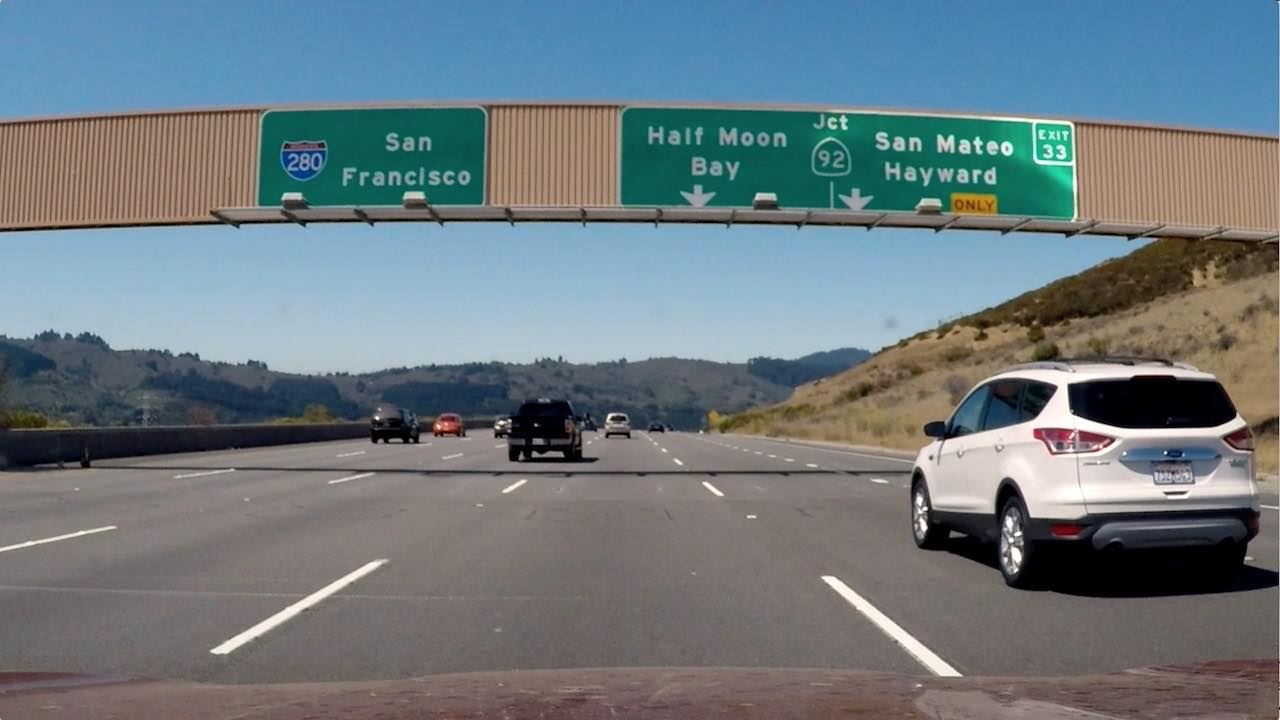
#> input picture Images/signs_vehicles_xygrad.jpg, 1280 x 720 px, found by its file name
$ jupyter execute Combining_Thresholds.ipynb   (shell and % lines are left out)   (older library calls are emulated)
#> lines starting #> are read from the running program, lines starting #| are printed output that depends on the picture; after the words box and inside, x2 and y2 are one past the last pixel; in counts of white or black regions, pixels touching at a corner belong together
[cell 1]
import numpy as np
import cv2
import matplotlib.pyplot as plt
import matplotlib.image as mpimg
import pickle

# Read in an image and grayscale it
image = mpimg.imread("C:/Users/lenovo/Documents/SDCND/Advanced-Lane-Finding/Images/signs_vehicles_xygrad.jpg")
#> image is the input picture: shape (720, 1280, 3); mean R, G, B 109.2, 121.6, 127.4
# This function will provide a binary image thresholded based on x or y gradient values
def abs_sobel_thresh(img, orient='x', sobel_kernel=3, thresh=(0, 255)):
#> called with orient = 'x', sobel_kernel = 3, thresh = (10, 100)
    gray = cv2.cvtColor(img, cv2.COLOR_RGB2GRAY)
    if orient == "x":
        sobel = cv2.Sobel(gray, cv2.CV_64F, 1, 0, ksize = sobel_kernel)
    else:
        sobel = cv2.Sobel(gray, cv2.CV_64F, 0, 1, ksize = sobel_kernel)
    abs_sobel = np.abs(sobel)
    sobel_scaled = np.uint8(255*abs_sobel/np.max(abs_sobel))
    grad_binary = np.zeros_like(sobel_scaled)
    grad_binary[(sobel_scaled >= thresh[0]) & (sobel_scaled <= thresh[1])] = 1
    return grad_binary
# This function will return a binary image thresholded based on magnitude of the gradient
def mag_thresh(image, sobel_kernel=3, mag_thresh=(0, 255)):
    # Calculate gradient magnitude
    # Apply threshold
    gray = cv2.cvtColor(image, cv2.COLOR_RGB2GRAY)
    sobelx = cv2.Sobel(gray, cv2.CV_64F, 1, 0, ksize = sobel_kernel)
    sobely = cv2.Sobel(gray, cv2.CV_64F, 0, 1, ksize = sobel_kernel)
    abs_sobelxy = np.sqrt(sobelx**2 + sobely**2)
    sobel_scaled = np.uint8(255*abs_sobelxy/np.max(abs_sobelxy))
    mag_binary = np.zeros_like(sobel_scaled)
    mag_binary[(sobel_scaled >= mag_thresh[0]) & (sobel_scaled <= mag_thresh[1])] = 1
    return mag_binary
# This function will return a binary image thresholded based on orientation of gradient
def dir_threshold(image, sobel_kernel=3, thresh=(0, np.pi/2)):
    # Calculate gradient direction
    # Apply threshold
    gray = cv2.cvtColor(image, cv2.COLOR_RGB2GRAY)
    sobelx = cv2.Sobel(gray, cv2.CV_64F, 1, 0, ksize = sobel_kernel)
    sobely = cv2.Sobel(gray, cv2.CV_64F, 0, 1, ksize = sobel_kernel)
    abs_sobelx = np.absolute(sobelx)
    abs_sobely = np.absolute(sobely)
    orient = np.arctan2(abs_sobely, abs_sobelx)
    dir_binary = np.zeros_like(orient)
    dir_binary[(orient >= thresh[0]) & (orient <= thresh[1])] = 1
    return dir_binary
# This function returns a binary image thresholded based on white HSV value range
def white_threshold(img):
    img_hsv = cv2.cvtColor(img, cv2.COLOR_RGB2HSV)
    lower_white = np.array([0, 0, 200], dtype = np.uint8)
    upper_white = np.array([255, 30, 255], dtype = np.uint8)
    white_thresh = cv2.inRange(img_hsv, lower_white, upper_white)
    return white_thresh
# This function returns a binary image thresholded based on yellow HLS value range
def yellow_threshold(img):
    img_hsv = cv2.cvtColor(img, cv2.COLOR_RGB2HLS)
    lower_yellow = np.array([40, 0, 0], dtype = np.uint8)
    upper_yellow = np.array([50, 10, 10], dtype = np.uint8)
    yellow_thresh = cv2.inRange(img_hsv, lower_yellow, upper_yellow)
    return yellow_thresh
# Run the function
gradx = abs_sobel_thresh(image, orient='x', sobel_kernel = 3, thresh = (10, 100))
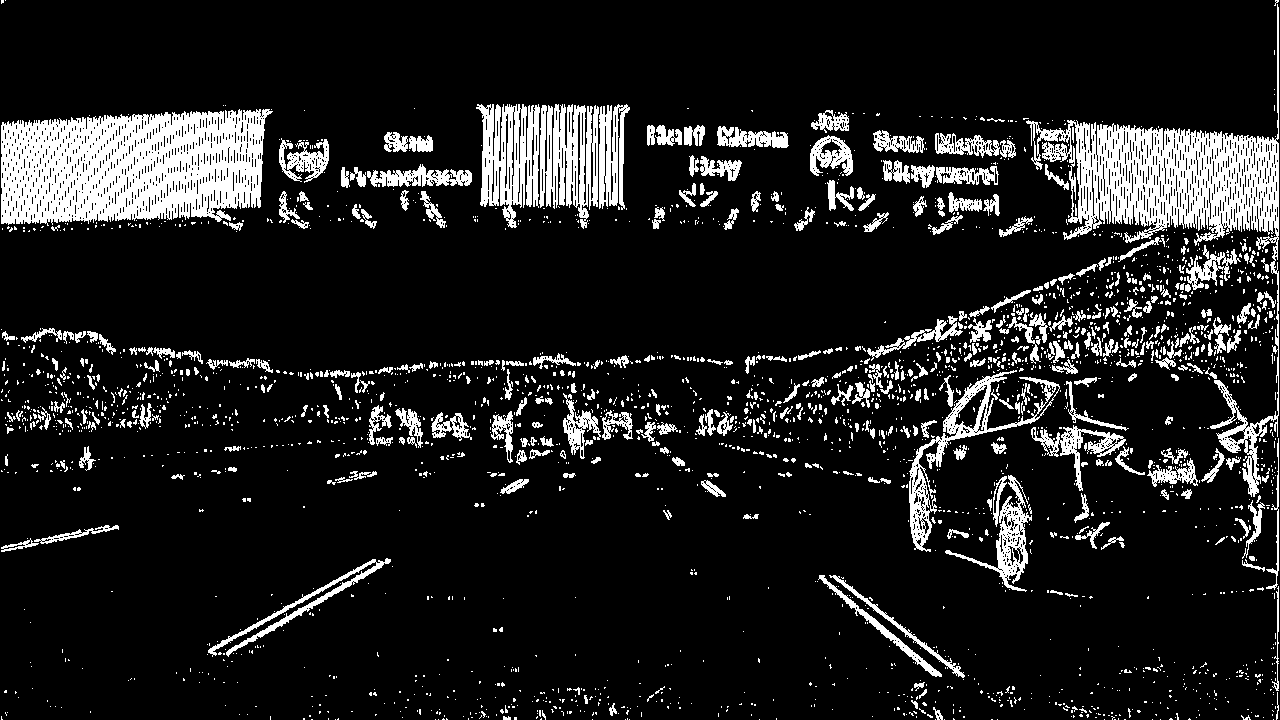
#> gradx: shape (720, 1280); values 0 (black) and 1 (white), 12.5% white; 2720 white regions (2316 under 20 px), largest, box (x1, y1, x2, y2) and area: (1, 109, 273, 226) 23913, (1026, 4, 1279, 497) 20107, (476, 104, 540, 228) 4756
grady = abs_sobel_thresh(image, orient='y', sobel_kernel = 3, thresh = (10, 100))
#> call 2 of abs_sobel_thresh, with orient = 'y', sobel_kernel = 3, thresh = (10, 100)
#> in abs_sobel_thresh (call 2), `sobel = cv2.Sobel(gray, cv2.CV_64F, 0, 1, ksize = sobel_kernel)`:
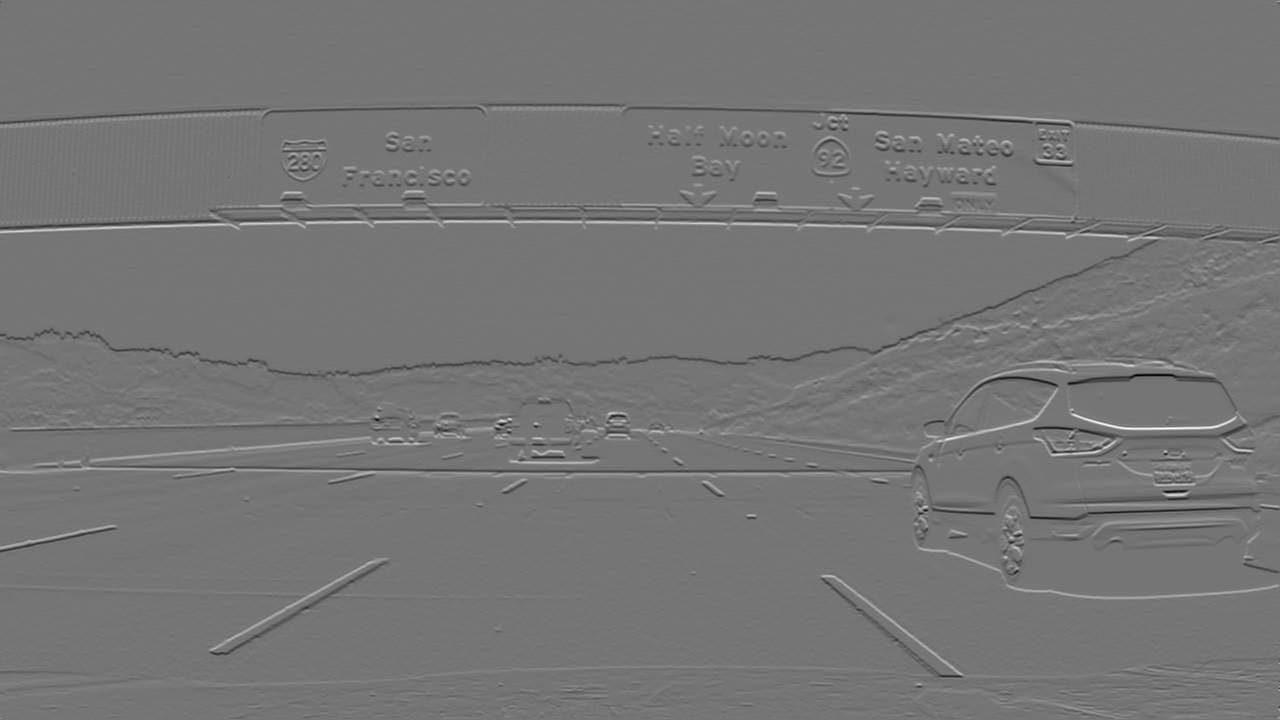
#> sobel: shape (720, 1280) float64; min -794, max 924, mean -0.3; drawn with min black and max white
#> grady: shape (720, 1280); values 0 (black) and 1 (white), 14.1% white; 2130 white regions (1756 under 20 px), largest, box (x1, y1, x2, y2) and area: (0, 338, 1280, 601) 42148, (0, 189, 1280, 415) 23957, (0, 103, 1280, 145) 8671
dir_binary = dir_threshold(image, sobel_kernel = 3, thresh = (0.8, 1.3))
#> in dir_threshold, `orient = np.arctan2(abs_sobely, abs_sobelx)`:
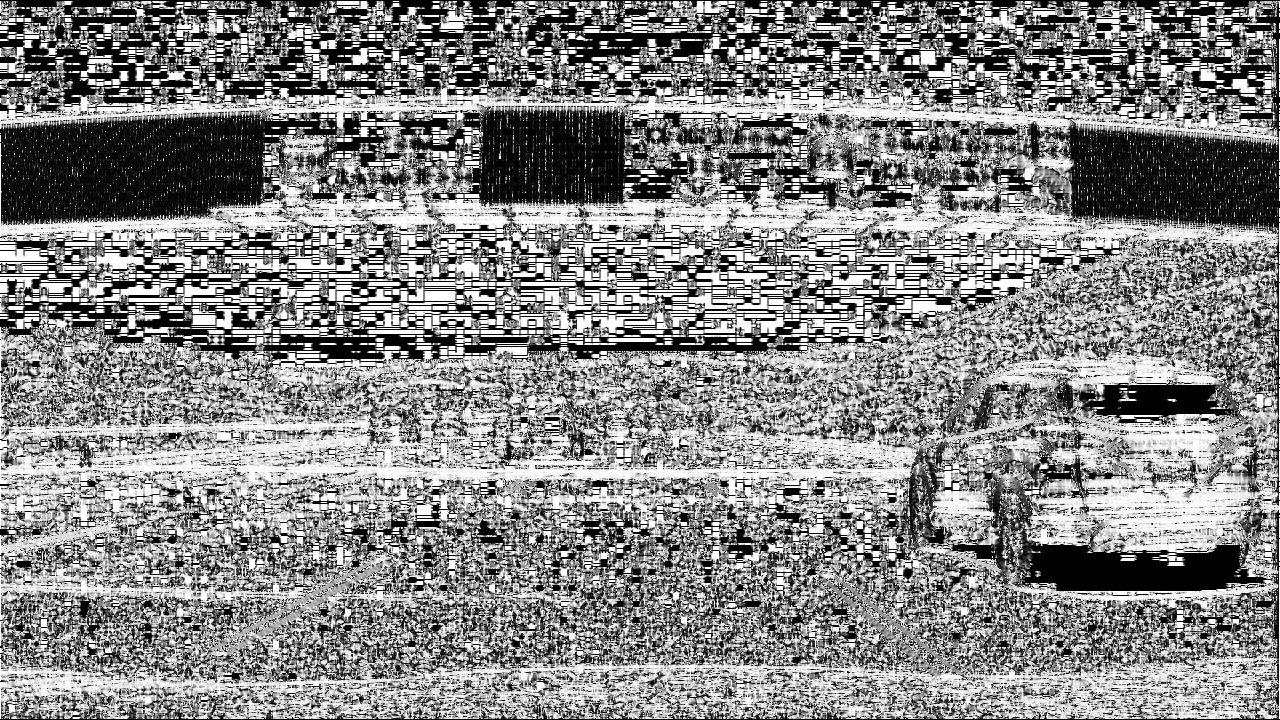
#> orient: shape (720, 1280) float64; min 0, max 1.57, mean 0.829; drawn with min black and max white
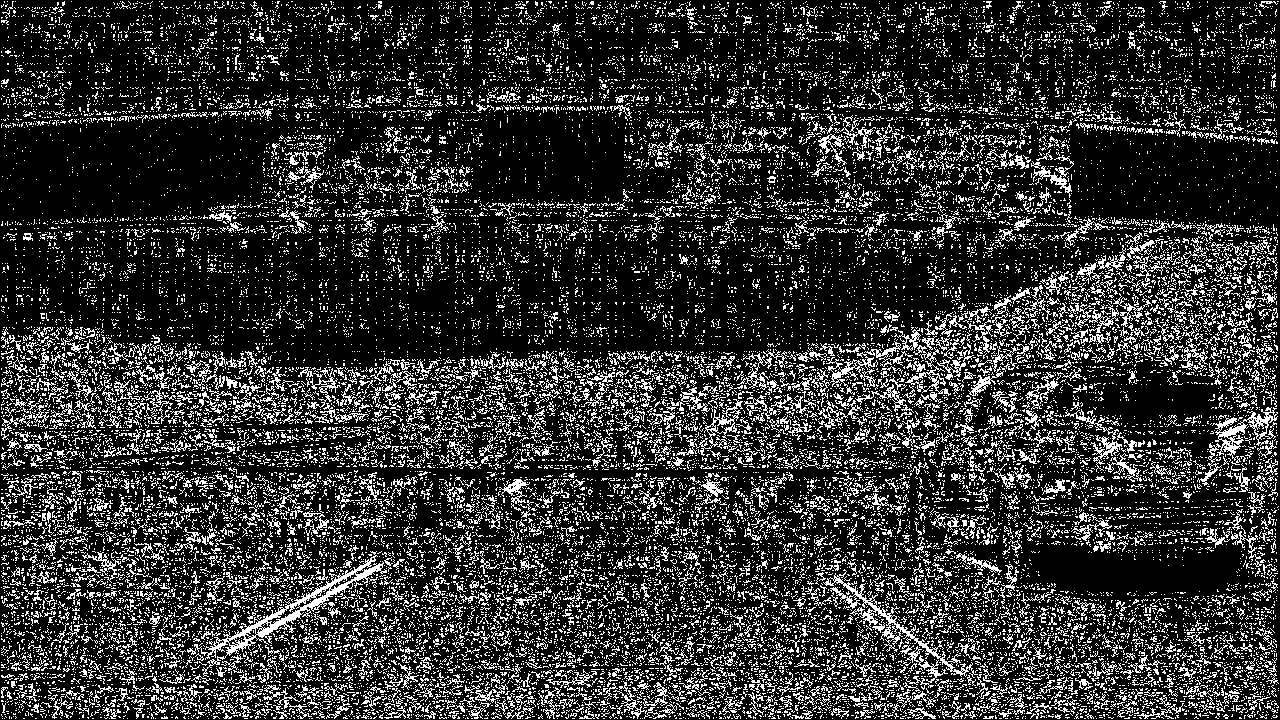
#> dir_binary: shape (720, 1280) float64; values 0 (black) and 1 (white), 19.4% white in thin lines or dots
mag_binary = mag_thresh(image, sobel_kernel = 3, mag_thresh = (50, 200))
#> mag_binary: shape (720, 1280); values 0 (black) and 1 (white), 5.6% white in thin lines or dots

combined = np.zeros_like(dir_binary)
combined[((grady == 1) & (gradx == 1)) | ((mag_binary == 1) & (dir_binary == 1))] = 1

# Plot the result
f, (ax1, ax2) = plt.subplots(1, 2, figsize=(24, 9))
f.tight_layout()
ax1.imshow(image)
ax1.set_title('Original Image', fontsize=50)
ax2.imshow(combined, cmap='gray')
ax2.set_title('Combine Thresholding', fontsize=50)
plt.subplots_adjust(left=0., right=1, top=0.9, bottom=0.)
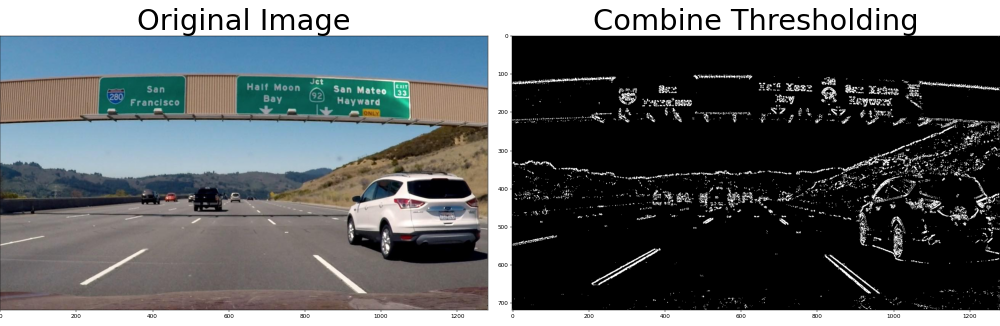
#> figure drawn by matplotlib, 2 panels

[cell 2]
# Attempt to threshold image using HSV values for white lane lines
image = mpimg.imread("C:/Users/lenovo/Documents/SDCND/Advanced-Lane-Finding/Images/signs_vehicles_xygrad.jpg")
image_y = mpimg.imread("C:/Users/lenovo/Documents/SDCND/Advanced-Lane-Finding/Images/yellow_lanes.png")
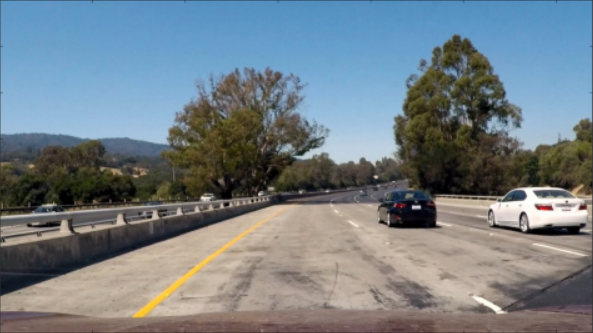
#> input picture Images/yellow_lanes.png, 593 x 333 px, found by its file name
#> image_y is the input picture: shape (333, 593, 4) float32; mean R, G, B, A 0.454, 0.497, 0.524, 1


f, (ax1, ax2) = plt.subplots(1, 2, figsize=(24, 9))
f.tight_layout()
ax1.imshow(image)
ax1.set_title('Original Image', fontsize=50)
ax2.imshow(combined, cmap='gray')
ax2.set_title('Combine Thresholding', fontsize=50)
plt.subplots_adjust(left=0., right=1, top=0.9, bottom=0.)
